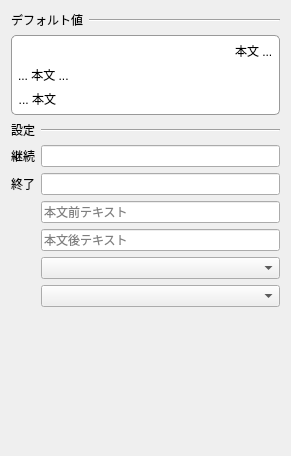
<?xml version="1.0" encoding="UTF-8"?>
<ui version="4.0">
 <class>ViewSettingGeneralPage</class>
 <widget class="QFrame" name="ViewSettingGeneralPage">
  <property name="geometry">
   <rect>
    <x>0</x>
    <y>0</y>
    <width>291</width>
    <height>456</height>
   </rect>
  </property>
  <property name="windowTitle">
   <string>Frame</string>
  </property>
  <property name="frameShape">
   <enum>QFrame::NoFrame</enum>
  </property>
  <property name="frameShadow">
   <enum>QFrame::Raised</enum>
  </property>
  <layout class="QVBoxLayout" name="verticalLayout">
   <item>
    <layout class="QHBoxLayout" name="horizontalLayout_3">
     <item>
      <widget class="QLabel" name="label">
       <property name="sizePolicy">
        <sizepolicy hsizetype="Minimum" vsizetype="Preferred">
         <horstretch>0</horstretch>
         <verstretch>0</verstretch>
        </sizepolicy>
       </property>
       <property name="text">
        <string>デフォルト値</string>
       </property>
      </widget>
     </item>
     <item>
      <widget class="QLabel" name="label_2">
       <property name="sizePolicy">
        <sizepolicy hsizetype="Expanding" vsizetype="Preferred">
         <horstretch>0</horstretch>
         <verstretch>0</verstretch>
        </sizepolicy>
       </property>
       <property name="frameShape">
        <enum>QFrame::HLine</enum>
       </property>
       <property name="frameShadow">
        <enum>QFrame::Sunken</enum>
       </property>
       <property name="text">
        <string/>
       </property>
      </widget>
     </item>
    </layout>
   </item>
   <item>
    <widget class="QFrame" name="frame">
     <property name="sizePolicy">
      <sizepolicy hsizetype="Preferred" vsizetype="Preferred">
       <horstretch>0</horstretch>
       <verstretch>0</verstretch>
      </sizepolicy>
     </property>
     <property name="styleSheet">
      <string notr="true">.QFrame {
  border-radius: 5px;
  border: 1px solid #999;
  background: #fff;
}</string>
     </property>
     <property name="frameShadow">
      <enum>QFrame::Raised</enum>
     </property>
     <property name="lineWidth">
      <number>1</number>
     </property>
     <layout class="QVBoxLayout" name="verticalLayout_2">
      <property name="spacing">
       <number>6</number>
      </property>
      <property name="leftMargin">
       <number>6</number>
      </property>
      <property name="topMargin">
       <number>6</number>
      </property>
      <property name="rightMargin">
       <number>6</number>
      </property>
      <property name="bottomMargin">
       <number>6</number>
      </property>
      <item>
       <layout class="QHBoxLayout" name="horizontalLayout">
        <property name="spacing">
         <number>3</number>
        </property>
        <item>
         <widget class="TagInput" name="prefix" native="true">
          <property name="sizePolicy">
           <sizepolicy hsizetype="Expanding" vsizetype="Preferred">
            <horstretch>0</horstretch>
            <verstretch>0</verstretch>
           </sizepolicy>
          </property>
          <property name="minimumSize">
           <size>
            <width>20</width>
            <height>0</height>
           </size>
          </property>
         </widget>
        </item>
        <item>
         <widget class="QLabel" name="postBody1">
          <property name="sizePolicy">
           <sizepolicy hsizetype="Minimum" vsizetype="Fixed">
            <horstretch>0</horstretch>
            <verstretch>0</verstretch>
           </sizepolicy>
          </property>
          <property name="styleSheet">
           <string notr="true">QFrame { border: none; }</string>
          </property>
          <property name="frameShape">
           <enum>QFrame::NoFrame</enum>
          </property>
          <property name="text">
           <string>本文 ...</string>
          </property>
         </widget>
        </item>
       </layout>
      </item>
      <item>
       <widget class="QLabel" name="postBody2">
        <property name="sizePolicy">
         <sizepolicy hsizetype="Preferred" vsizetype="Fixed">
          <horstretch>0</horstretch>
          <verstretch>0</verstretch>
         </sizepolicy>
        </property>
        <property name="styleSheet">
         <string notr="true">QFrame { border: none; }</string>
        </property>
        <property name="text">
         <string>... 本文 ...</string>
        </property>
        <property name="scaledContents">
         <bool>false</bool>
        </property>
        <property name="alignment">
         <set>Qt::AlignLeading|Qt::AlignLeft|Qt::AlignTop</set>
        </property>
        <property name="wordWrap">
         <bool>true</bool>
        </property>
        <property name="textInteractionFlags">
         <set>Qt::NoTextInteraction</set>
        </property>
       </widget>
      </item>
      <item>
       <layout class="QHBoxLayout" name="horizontalLayout_2">
        <property name="spacing">
         <number>3</number>
        </property>
        <item>
         <widget class="QLabel" name="postBody3">
          <property name="sizePolicy">
           <sizepolicy hsizetype="Preferred" vsizetype="Fixed">
            <horstretch>0</horstretch>
            <verstretch>0</verstretch>
           </sizepolicy>
          </property>
          <property name="styleSheet">
           <string notr="true">QFrame { border: none; }</string>
          </property>
          <property name="text">
           <string>... 本文</string>
          </property>
          <property name="alignment">
           <set>Qt::AlignRight|Qt::AlignTrailing|Qt::AlignVCenter</set>
          </property>
         </widget>
        </item>
        <item>
         <widget class="TagInput" name="postfix" native="true">
          <property name="sizePolicy">
           <sizepolicy hsizetype="Expanding" vsizetype="Preferred">
            <horstretch>0</horstretch>
            <verstretch>0</verstretch>
           </sizepolicy>
          </property>
          <property name="minimumSize">
           <size>
            <width>20</width>
            <height>0</height>
           </size>
          </property>
         </widget>
        </item>
       </layout>
      </item>
     </layout>
    </widget>
   </item>
   <item>
    <layout class="QHBoxLayout" name="horizontalLayout_4">
     <item>
      <widget class="QLabel" name="label_3">
       <property name="text">
        <string>設定</string>
       </property>
      </widget>
     </item>
     <item>
      <widget class="QLabel" name="label_4">
       <property name="sizePolicy">
        <sizepolicy hsizetype="Expanding" vsizetype="Preferred">
         <horstretch>0</horstretch>
         <verstretch>0</verstretch>
        </sizepolicy>
       </property>
       <property name="frameShape">
        <enum>QFrame::HLine</enum>
       </property>
       <property name="frameShadow">
        <enum>QFrame::Sunken</enum>
       </property>
       <property name="text">
        <string/>
       </property>
      </widget>
     </item>
    </layout>
   </item>
   <item>
    <layout class="QFormLayout" name="formLayout">
     <item row="1" column="0">
      <widget class="QLabel" name="postFinishedLabel">
       <property name="text">
        <string>終了</string>
       </property>
      </widget>
     </item>
     <item row="0" column="0">
      <widget class="QLabel" name="postContinueLabel">
       <property name="text">
        <string>継続</string>
       </property>
      </widget>
     </item>
     <item row="0" column="1">
      <widget class="QLineEdit" name="postContinueText">
       <property name="sizePolicy">
        <sizepolicy hsizetype="Preferred" vsizetype="Fixed">
         <horstretch>0</horstretch>
         <verstretch>0</verstretch>
        </sizepolicy>
       </property>
      </widget>
     </item>
     <item row="1" column="1">
      <widget class="QLineEdit" name="postFinishedText"/>
     </item>
     <item row="3" column="1">
      <widget class="QLineEdit" name="postfixText">
       <property name="sizePolicy">
        <sizepolicy hsizetype="MinimumExpanding" vsizetype="Fixed">
         <horstretch>0</horstretch>
         <verstretch>0</verstretch>
        </sizepolicy>
       </property>
       <property name="placeholderText">
        <string>本文後テキスト</string>
       </property>
      </widget>
     </item>
     <item row="2" column="1">
      <widget class="QLineEdit" name="prefixText">
       <property name="sizePolicy">
        <sizepolicy hsizetype="MinimumExpanding" vsizetype="Fixed">
         <horstretch>0</horstretch>
         <verstretch>0</verstretch>
        </sizepolicy>
       </property>
       <property name="placeholderText">
        <string>本文前テキスト</string>
       </property>
      </widget>
     </item>
     <item row="4" column="1">
      <widget class="QComboBox" name="prefixState"/>
     </item>
     <item row="5" column="1">
      <widget class="QComboBox" name="postfixState">
       <property name="sizePolicy">
        <sizepolicy hsizetype="Minimum" vsizetype="Fixed">
         <horstretch>0</horstretch>
         <verstretch>0</verstretch>
        </sizepolicy>
       </property>
      </widget>
     </item>
    </layout>
   </item>
   <item>
    <widget class="TagInput" name="tagTest" native="true"/>
   </item>
   <item>
    <spacer name="verticalSpacer">
     <property name="orientation">
      <enum>Qt::Vertical</enum>
     </property>
     <property name="sizeHint" stdset="0">
      <size>
       <width>20</width>
       <height>40</height>
      </size>
     </property>
    </spacer>
   </item>
  </layout>
 </widget>
 <customwidgets>
  <customwidget>
   <class>TagInput</class>
   <extends>QWidget</extends>
   <header>taginput.h</header>
   <container>1</container>
  </customwidget>
 </customwidgets>
 <resources/>
 <connections/>
</ui>
